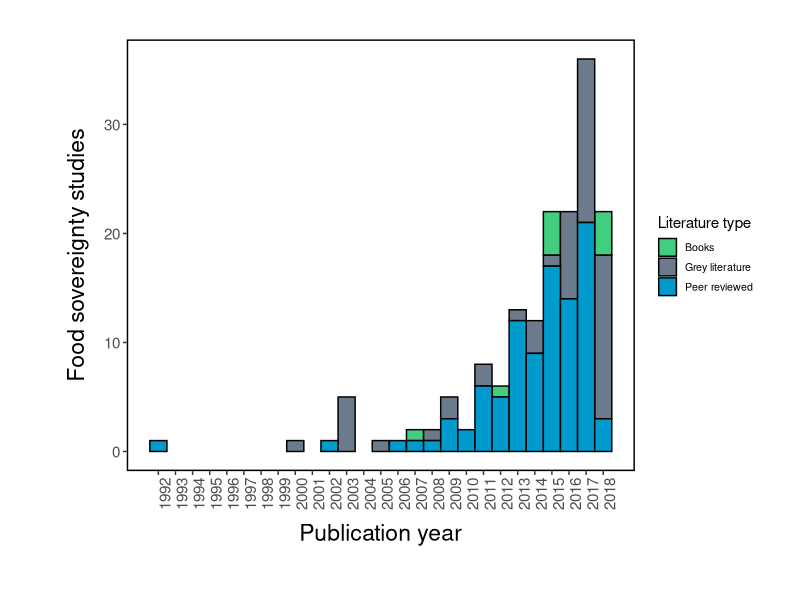
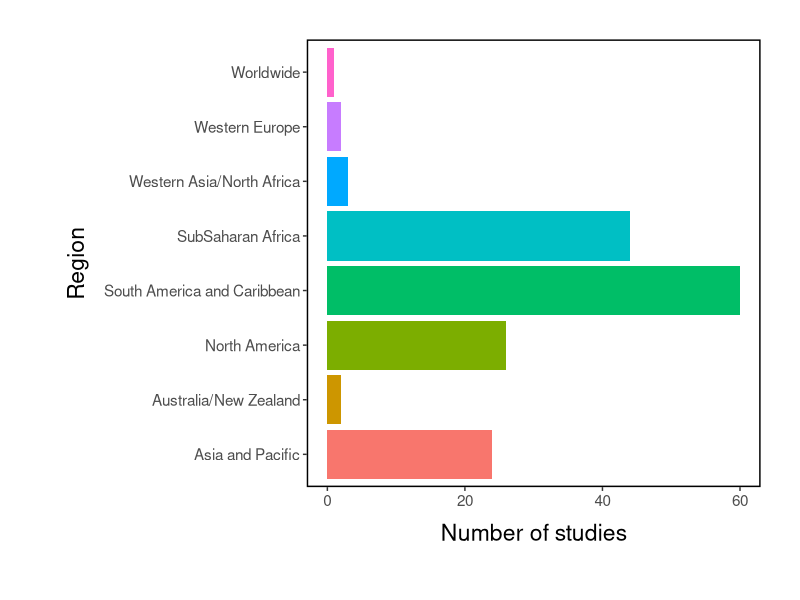
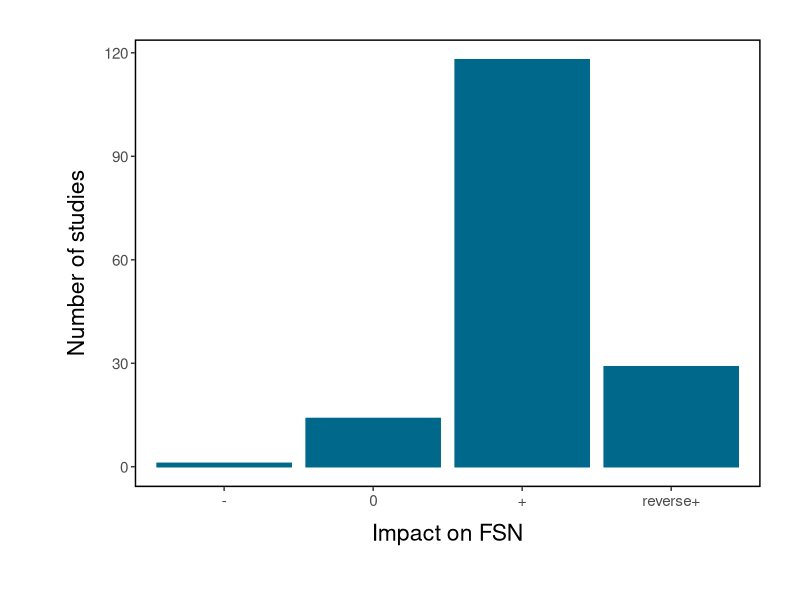
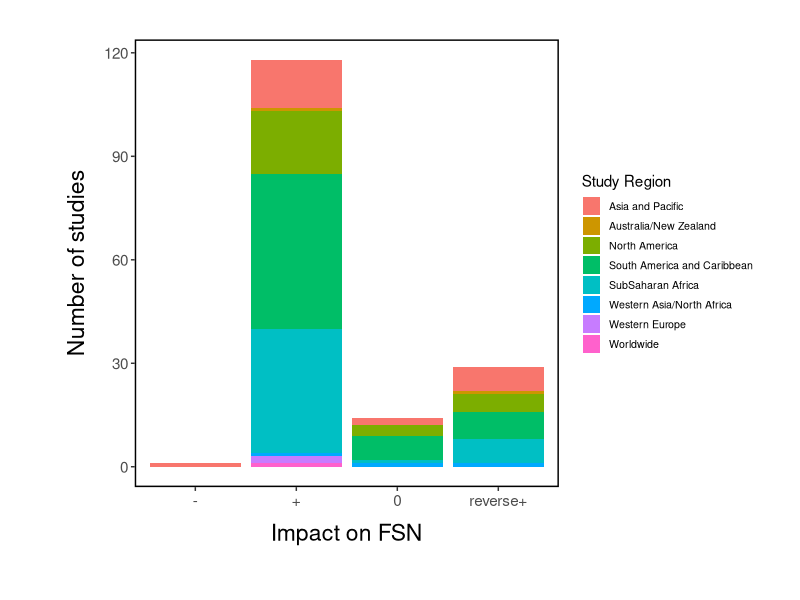
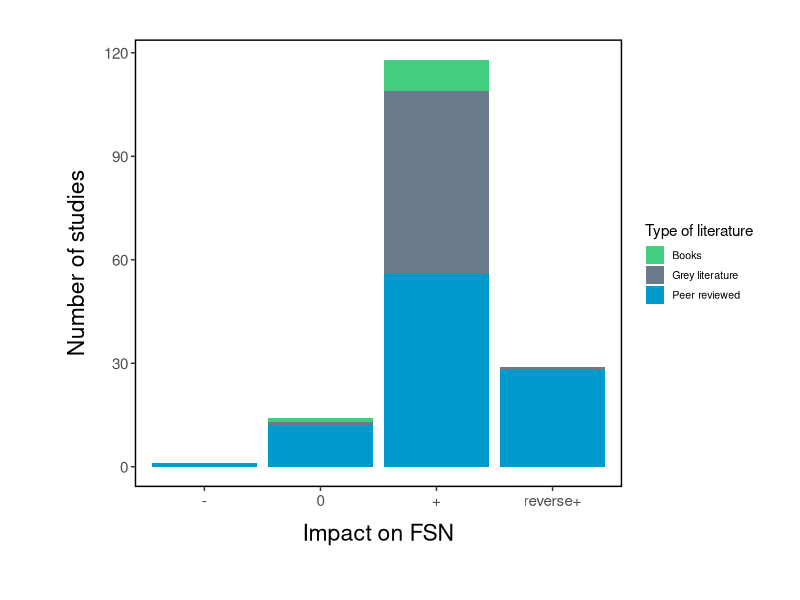
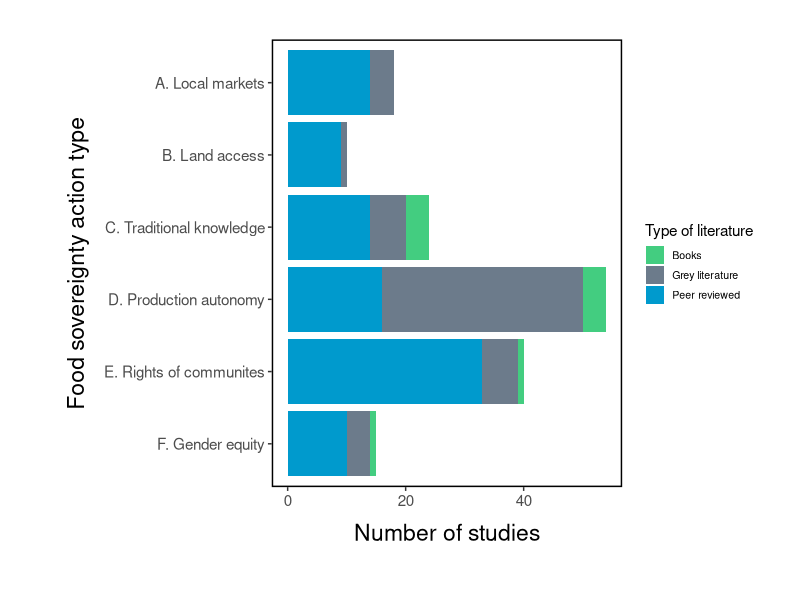
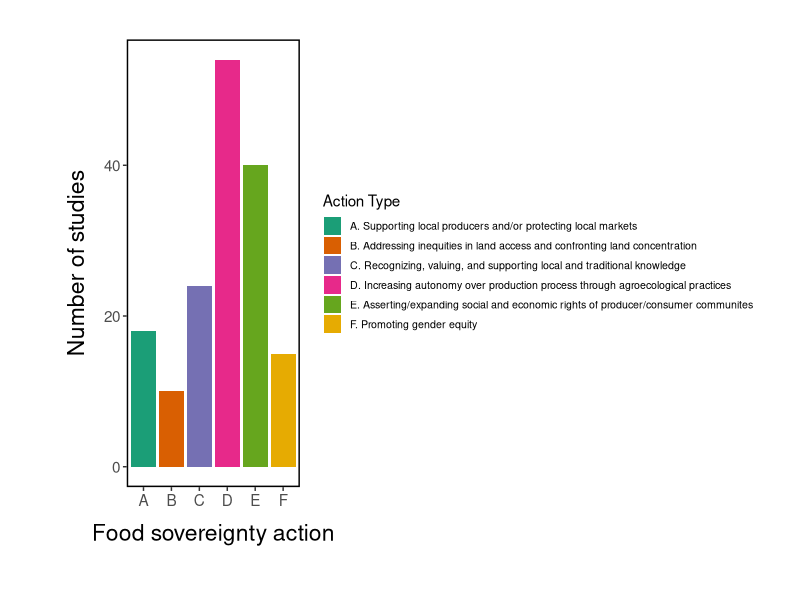
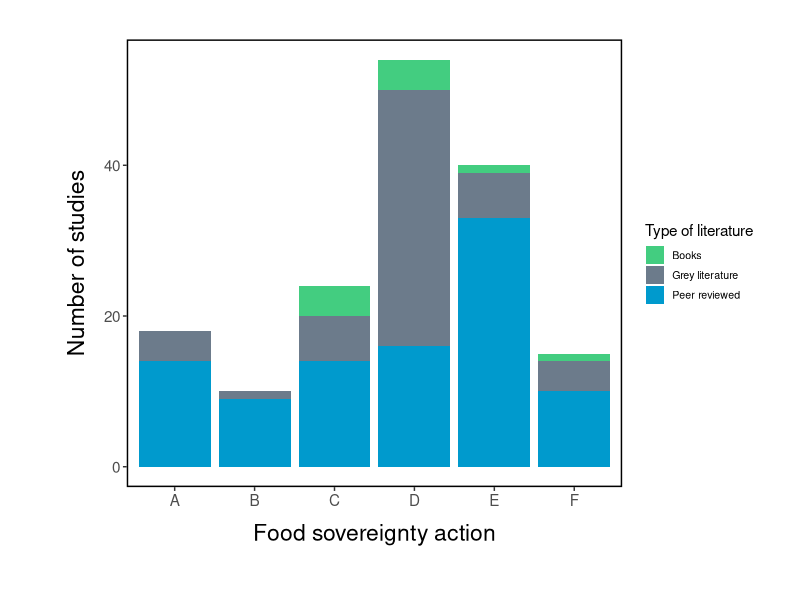

These charts were generated, in order, by the following R code: (Note: this script raises an error after producing the figures.)
# a system for sumarizing and graphing the rapid review of 
# the impacts of food sovereingty on FSN
# for the HLPE working group on agroecology
# by Devon Dampson, devonds@gmail.com

# load required packages
library(tidyverse)
library(RColorBrewer)

## this WD command is just for Marcela's computer.  Modify it to set the working directory where YOU keep your r scripts and data for this project. 
# setwd('~/Documents/FSRF FAO/HLPE/hlpe_reviews_fsv_r2f')

# load spreadsheet of keyed literature exported to working directory as .csv from google docs, exclude bias assesment
## (marcela, I changed the file name below because that is how it is downlading from google drive for me --DS)
fsv_data <- read_csv("HLPE Food Sov Keying - FSv.csv", skip = 1 ) %>%
            select(1:27) 
names(fsv_data) <- c(
  "ID",
  "key_access",
  "key_complete",
  "key_exclude",
  "title",
  "authors",
  "year",
  "pub",
  "type_peer_grey",
  "type_quant_qual",
  "type_interv_observ",
  "type_cross_case_long",
  "study_date",
  "study_location",
  "study_dev",
  "study_region",
  "study_sample_size",
  "measure_fsv",
  "measure_fsn",
  "summary_findings",
  "notes",
  "desc_intervention",
  "impact_fsn",
  "case_study",
  "causality",
  "conditionality",
  "conditionality_desc" )

head(fsv_data)
str(fsv_data)

# calculate some aditional variables related to keying/exclusion
fsv_data <- mutate(fsv_data, 
       excluded = !is.na(key_exclude),
       graded = !is.na(impact_fsn))
# do some cleaning
fsv_data$key_exclude[fsv_data$key_exclude == "--"] <- NA
fsv_data$conditionality[fsv_data$conditionality == "middle-range"] <- "Middle-range"
fsv_data$causality[fsv_data$causality == "causal Mechanism"] <- "Causal Mechanism"
fsv_data$causality[fsv_data$causality == "Desriptive"] <- "Desriptive"
fsv_data$causality[fsv_data$causality == "Desriptive"] <- "Desriptive"
fsv_data$causality[fsv_data$causality == "Desriptive"] <- "Descriptive"
fsv_data$type_quant_qual[fsv_data$type_quant_qual == "Qualitative"] <- "qualitative"
fsv_data$type_quant_qual[fsv_data$type_quant_qual == "qualitative"] <- "Qualitative"
fsv_data$type_quant_qual[fsv_data$type_quant_qual == "quantitative"] <- "Quantitative"
fsv_data$type_quant_qual[fsv_data$type_quant_qual == "quantitative"] <- "Quantitative"
fsv_data$type_quant_qual[fsv_data$type_quant_qual == "quantitative and qualitative"] <- "Quantitative and qualitative"
fsv_data$type_cross_case_long[fsv_data$type_cross_case_long == "case control"] <- "other"

# calculate some summaries of the keying process
# how many accessed and evaluted after screening? 
nrow(fsv_data)
# how many excluded? 
nrow(fsv_data)-sum(fsv_data$graded)

# remove excluded and ungraded studies
fsv_data <- filter(fsv_data, graded == TRUE & excluded == FALSE)

# how many keyed?
sum(fsv_data$graded)

# how many quantitative/qualitative/both? 
s_type_q <-  count(fsv_data, type_quant_qual)
s_type_q
# how many intervention / observation?
s_type_int <-  count(fsv_data, type_interv_observ)
s_type_int
# how many crossectional/longitudinal?
s_type_lat <- count(fsv_data, type_cross_case_long)
s_type_lat

# how many peer reviewed / grey 
fsv_data %>%
  group_by(type_peer_grey) %>%
  summarise(type = n())


str(fsv_data)
fsv_data %>%
  group_by(measure_fsv,type_peer_grey) %>%
  summarise(type = n())
  
##  How many keyed per region
fsv_data %>%
  group_by(measure_fsv,study_region ) %>%
  summarise(type = n())
  
  

# pub date range
min(fsv_data$year)
max(fsv_data$year)

# graphs
#set color themes



my.theme=theme(axis.title.y=element_text(size=rel(1.5),margin = margin(t = 10, r = 10, b = 20, l = 20)),
               axis.title.x=element_text(size=rel(1.5),margin = margin(t = 10, r = 10, b = 10, l = 10)),
               axis.text= element_text(size = rel(1.0)),
               legend.key.size = unit(0.5, "cm"),
               legend.text = element_text(size = rel(0.7)),
               legend.background = element_rect(fill=NA, color="white"),
             legend.key = element_rect(fill = "white", color = NA),
             panel.border=element_rect(fill=NA,size=1,color="black"),
               panel.grid.major = element_blank(), panel.grid.minor = element_blank(), panel.background = element_rect(fill = "white"),
               strip.text = element_text(size = rel(1.2)),
               strip.background =  element_rect(fill = NA, colour = NA),
               plot.margin = unit(c(1,1,1,1), "cm"))

pr_color <- "deepskyblue4"
colors_lit_type <- c("seagreen3", "slategray4", "deepskyblue3")

# graphs that charectarize the sample: studies by pub year, region

# keyed studies by year ---
pubyears <- 1992:2018
ggplot(data = fsv_data, mapping = aes(x = year, fill = type_peer_grey)) +
  geom_bar(color = "black", width = 1) +
  scale_fill_manual(values = colors_lit_type, name = "Literature type") +
  theme(axis.text.x = element_text(angle = 90)) +
  labs(
    x = "Publication year",
    y = "Food sovereignty studies") +
  scale_x_continuous("Publication year", labels = pubyears, breaks = pubyears) +
  my.theme
ggsave("Year and number of screened studies.png", width = 17, height = 17, pointsize=1.5, units = "cm") 


# keyed studies by region 
## [took out color spec in geom_bar() to add colors for regions, because qualitatively different. dissagree? -- DS]
ggplot(data = fsv_data, mapping = aes(x = study_region, fill = study_region, na.rm = TRUE)) +
  geom_bar() +
  coord_flip() +
  theme(legend.position = "none") +
  labs(
    x = "Region",
    y = "Number of studies") +
  my.theme
    
ggsave("Region and Number of screened studies.png", width = 17, height = 17, pointsize=1.5, units = "cm") 

    

# report developed / developing
fsv_data %>%
  group_by(study_dev) %>%
  summarise(dev = n())

#calculate and chart several variables by impact on FSN 
fsv_impact <- fsv_data %>%
  count(impact_fsn) %>%
  drop_na(impact_fsn) 
colnames(fsv_impact) <- c("impact", "freq")
fsv_impact$impact <- factor(fsv_impact$impact, c("-", "0", "+", "reverse+"))

fsv_impact


# plot impact on FSN
ggplot(data = fsv_impact) + 
  geom_bar(mapping = aes(x = impact, y = freq), stat="identity", color=pr_color, fill=pr_color) +
  labs(x = "Impact on FSN",
      y = "Number of studies")+my.theme
ggsave("Impact on FSN and Number of screened studies.png", width = 17, height = 17, pointsize=1.5, units = "cm") 

# plot impact on FSN facited by region
ggplot(data = fsv_data, mapping = aes(x = impact_fsn, fill = study_region)) + 
  geom_bar() +
  scale_fill_discrete(name = "Study Region") +
  labs(x = "Impact on FSN",
       y = "Number of studies") +
    my.theme
ggsave("Impact on FSN by Region.png", width = 17, height = 17, pointsize=1.5, units = "cm") 
 
# plot impact on FSN by Type of literature -Marcela
fsv_impactTypeLit <- fsv_data %>%
  count(impact_fsn, type_peer_grey) %>%
  drop_na(impact_fsn) 
colnames(fsv_impactTypeLit) <- c("impact", "Literature_type", "freq")
fsv_impactTypeLit$impact <- factor(fsv_impactTypeLit$impact, c("-", "0", "+", "reverse+"))

ggplot(data = fsv_impactTypeLit) + 
  geom_bar(mapping = aes(x = impact, y = freq, fill=Literature_type), stat="identity") + 
  scale_fill_manual(values=colors_lit_type, name = "Type of literature")+
  labs(x = "Impact on FSN",
      y = "Number of studies")+my.theme
png(filename="Type of literature",res=300,pointsize=1.5)
ggsave("barImpactbyTypeLit.png", width = 15, height = 10, pointsize=1.5, units = "cm") 

# report impact on FSN
fsv_data %>%
  group_by(impact_fsn) %>%
  summarize(impact = n())

#calculate and chart several variables by generalization logic

# seperates the "measure_fsv" variable into a letter and a description,
# creating a new object called fsv_gen
fsv_gen <- fsv_data %>%
  count(measure_fsv, type_peer_grey) %>%
  drop_na(measure_fsv)   
colnames(fsv_gen) <- c("gen_logic", "lit_type", "freq") 
fsv_gen <- separate(data = fsv_gen, col = gen_logic, into = c("gen_id", "gen_def"), sep = ": ")
fsv_gen <- drop_na(fsv_gen)

# abreviate action type descriptions so that we can plot them later -DS
fsv_gen <- mutate(fsv_gen, 
                  action = str_c(gen_id, gen_def, sep = ". "))
fsv_gen <- mutate(fsv_gen, 
                  action_short = gen_id)
# abreviate descriptions
fsv_gen$action[fsv_gen$gen_id == "B"] <- "B. Addressing inequities in land access and confronting land concentration"
fsv_gen$action[fsv_gen$gen_id == "C"] <- "C. Recognizing, valuing, and supporting local and traditional knowledge"
fsv_gen$action[fsv_gen$gen_id == "D"] <- "D. Increasing autonomy over production process through agroecological practices"
fsv_gen$action[fsv_gen$gen_id == "E"] <- "E. Asserting/expanding social and economic rights of producer/consumer communites"

fsv_gen$action_short[fsv_gen$gen_id == "A"] <- "A. Local markets"
fsv_gen$action_short[fsv_gen$gen_id == "B"] <- "B. Land access"
fsv_gen$action_short[fsv_gen$gen_id == "C"] <- "C. Traditional knowledge"
fsv_gen$action_short[fsv_gen$gen_id == "D"] <- "D. Production autonomy"
fsv_gen$action_short[fsv_gen$gen_id == "E"] <- "E. Rights of communites"
fsv_gen$action_short[fsv_gen$gen_id == "F"] <- "F. Gender equity"


# ***horizontal w abreviated action type names**** 
ggplot(data = fsv_gen) + 
  geom_bar(mapping = aes(x = reorder(action_short, desc(action_short)), y = freq, fill=lit_type), stat="identity") +
  labs( x = "Food sovereignty action type",
        y = "Number of studies") +
  coord_flip() +
  scale_fill_manual(values=colors_lit_type, name = "Type of literature") +
  my.theme

# OR plot number of studies by fsv action type, with legend to right
ggplot(data = fsv_gen) + 
  geom_bar(mapping = aes(x = gen_id, y = freq, fill=action), stat="identity") +
  labs( x = "Food sovereignty action",
        y = "Number of studies") +
  scale_fill_brewer(palette = "Dark2", name = "Action Type") +
  my.theme
ggsave("fsv bar plot n studies by action type with legend.png", width= 16.5, height = 8.5, units = "cm", pointsize = 1.5)

ggplot(data = fsv_gen) + 
  geom_bar(mapping = aes(x = gen_id, y = freq,  fill=lit_type), stat="identity") +
  scale_fill_manual(values=colors_lit_type, name = "Type of literature") +
  labs( x = "Food sovereignty action",
       y = "Number of studies") + 
  my.theme

# EXPORT DATA SET
write_csv(fsv_data, path = "supplemental_data/fsv_data.csv")


# plot impact by region (devon)
ggplot(data = fsv_data) + 
  geom_bar(mapping = aes(x = study_region, fill=impact_fsn)) +
  labs( x = "Region",
        y = "Number of studies") + 
  scale_fill_brewer(palette = "Set1", name = "Impact on FSN") +
  my.theme +
  coord_flip()
ggsave("bar plot N studies by region and impact on fsn.png", width= 16.5, height = 8.5, units = "cm", pointsize = 1.5)


# plot impacts grouped by gen logic
fsv_data <- separate(data = fsv_data, col = measure_fsv, into = c("gen_id", "gen_def"), sep = ": ", remove = FALSE)
fsv_data$impact_fsn <- factor(fsv_data$impact_fsn, c("-", "0", "+", "reverse+"))

# abreviate action type descriptions so that we can plot them later -DS
fsv_data <- mutate(fsv_data, 
                  action_short = gen_id)
# short descriptions
fsv_data$action_short[fsv_data$gen_id == "A"] <- "A. Local markets"
fsv_data$action_short[fsv_data$gen_id == "B"] <- "B. Land access"
fsv_data$action_short[fsv_data$gen_id == "C"] <- "C. Traditional knowledge"
fsv_data$action_short[fsv_data$gen_id == "D"] <- "D. Production autonomy"
fsv_data$action_short[fsv_data$gen_id == "E"] <- "E. Rights of communites"
fsv_data$action_short[fsv_data$gen_id == "F"] <- "F. Gender equity"

fsv_data %>%
  drop_na(action_short) %>%
  ggplot() +
  geom_bar(mapping = aes(x = impact_fsn, fill = impact_fsn)) +
  scale_fill_brewer(palette = "RdYlBu") +
  facet_wrap(~ action_short, nrow = 2) +
  theme(axis.text.x = element_text(angle = 90), legend.position = "none") +
  labs(x = "Impact of food sovereignty on FSN",
       y = "Number of studies") +
  my.theme
ggsave("fsv impact facited by action type.png", height = 13, width = 27, pointsize = 1.5, units = "cm")

       
# plot conditionality by region (devon)
ggplot(data = fsv_data) + 
  geom_bar(mapping = aes(x = study_region, fill=conditionality)) +
  labs( x = "Region",
        y = "Number of studies") + 
  my.theme +
  coord_flip()
       

# proportion of + and reverse+ results
sum_impact <- fsv_data %>%
  group_by(gen_id, impact_fsn) %>%
  summarize(impact = n())
sum_impact

impact_by_action <- sum_impact %>%
  group_by(gen_id) %>%
  summarize(total = sum(impact),
            positive = sum(impact[impact_fsn == "+"]),
            reverse_pos = sum(impact[impact_fsn == "reverse+"]))
impact_by_action <- impact_by_action %>%
  mutate(portion_pos = positive / total,
         portion_pos_or_rev = (positive + reverse_pos) / total)
impact_by_action


# view negitive resutls
neg <- fsv_data %>%
  filter(impact_fsn == "-") %>%
  arrange(measure_fsv)
view(neg)
# view 0 outcomes
neutral <- fsv_data %>%
  filter(impact_fsn == "0") %>%
  arrange(measure_fsv)
view(neutral)

sum_impact %>%
  group_by(gen_id) %>%
  summarize(
    portion_positive = impact[impact_fsn == "+"] / sum(impact))
 


# plot causaltiy and conditionality
fsv_data %>%
  drop_na(causality) %>%
  ggplot() +
  geom_bar(mapping = aes(x = causality)) +
 theme(axis.text.x = element_text(angle = 90))

fsv_data %>%
  drop_na(conditionality) %>%
  ggplot() +
  geom_bar(mapping = aes(x = conditionality)) +
  theme(axis.text.x = element_text(angle = 90))



###Action type by region
str(fsv_data )
fsv_genSR <- fsv_data %>%
  count(measure_fsv, study_region) %>%
  drop_na(measure_fsv)   
colnames(fsv_genSR) <- c("gen_logic", "Study_region","freq") 
fsv_genSR <- separate(data = fsv_genSR, col = gen_logic, into = c("gen_id", "gen_def"), sep = ": ")
fsv_genSR <- drop_na(fsv_genSR)
fsv_genSR
cbp1 <- c("#addd8e", "olivedrab4", "black", "#2ca25f", "darkslategrey", "#2c7fb8", "grey20", "grey50")
ggplot(data = fsv_genSR) + 
  geom_bar(mapping = aes(x = gen_id, y = freq, fill=Study_region), stat="identity") +scale_fill_manual(values=cbp1, name = "Study region")+
  labs( x = "Food sovereignty action",
        y = "Number of studies") +my.theme
theme(legend.position = "none")

# plot impact by conditionality (devon)
ggplot(data = fsv_data) + 
  geom_bar(mapping = aes(x = conditionality, fill=impact_fsn)) +
  labs( x = "Conditionality",
        y = "Number of studies") + 
  my.theme +
  coord_flip()

